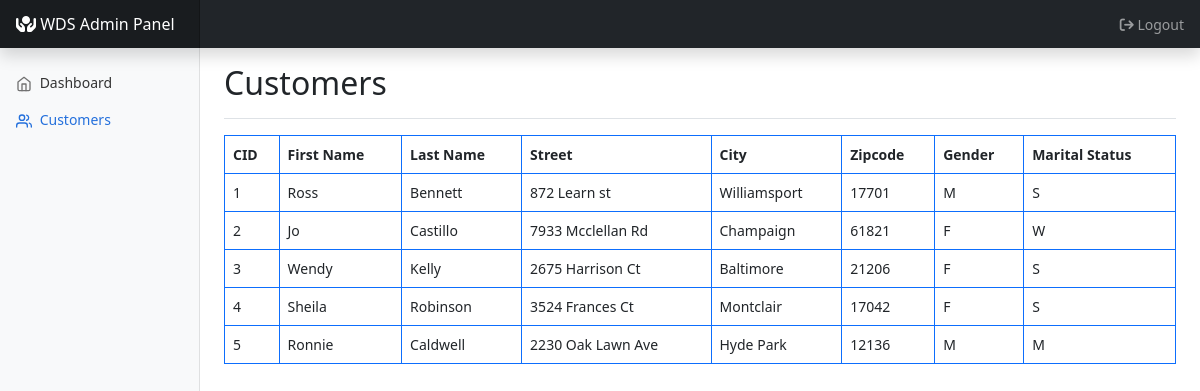
The page /admin/customers (signed in) on the database as committed earlier.
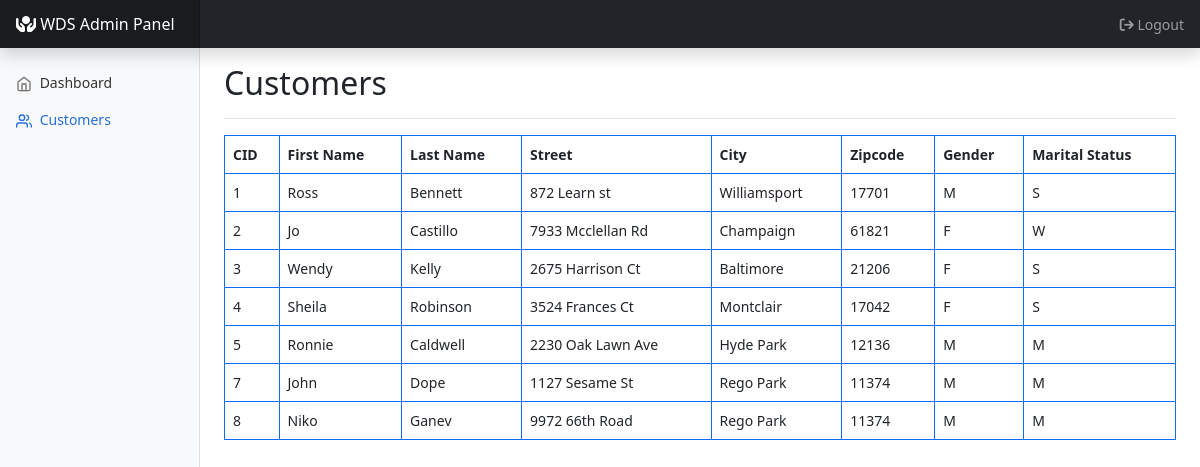
The same page on the database as committed later.
### app.py (models this page shows)
class Customer(db.Model, UserMixin):
    cid = db.Column(db.Integer, primary_key=True)
    first_name = db.Column(db.String(30), nullable=False)
    last_name = db.Column(db.String(30), nullable=False)
    street = db.Column(db.String(30), nullable=False)
    city = db.Column(db.String(30), nullable=False)
    zipcode = db.Column(db.Integer, nullable=False)
    gender = db.Column(db.String(30), nullable=True)
    marital_status = db.Column(db.String(1), nullable=False)

### app.py (the view)
@app.route("/admin/customers")
@login_required
def customers():
    username = current_user.username
    if username == "admin":
        Customers = Customer.query.all()
        return render_template("customers.html", customers=Customers)
    return redirect(url_for('home'))

### app.py (called while the page is built)
@login_manager.user_loader
def load_user(user_id):
    return User.query.get(int(user_id))

### templates/customers.html (shortened to what this page needs)
<!DOCTYPE html>
<html lang="en">
<head>
    <link href="https://cdn.jsdelivr.net/npm/bootstrap@5.2.0/dist/css/bootstrap.min.css" rel="stylesheet"
>
    <link rel="stylesheet" href="https://cdnjs.cloudflare.com/ajax/libs/font-awesome/6.1.2/css/all.min.css" />
    <link href="{{ url_for('static', filename='dashboard.css')}}" rel="stylesheet">
</head>
<body>
    <header class="navbar navbar-dark sticky-top bg-dark flex-md-nowrap p-0 shadow">
        <a class="navbar-brand col-md-3 col-lg-2 me-0 px-3 fs-6" href="{{ url_for('home') }}"><i
                class="fa-solid fa-hands-holding-circle"></i>
            WDS Admin Panel</a>
        <div class="navbar-nav">
            <div class="nav-item text-nowrap">
                <a class="nav-link px-3" href="{{ url_for('logout') }}"><i
                        class="fa-solid fa-arrow-right-from-bracket"></i> Logout</a>
            </div>
        </div>
    </header>
    <div class="container-fluid">
        <div class="row">
            <nav id="sidebarMenu" class="col-md-3 col-lg-2 d-md-block bg-light sidebar collapse">
                <div class="position-sticky pt-3 sidebar-sticky">
                    <ul class="nav flex-column">
                        <li class="nav-item">
                            <a class="nav-link" aria-current="page" href="{{ url_for('admin') }}">
                                <span data-feather="home" class="align-text-bottom"></span>
                                Dashboard
                            </a>
                        </li>
                        <li class="nav-item">
                            <a class="nav-link active" href="{{ url_for('customers') }}">
                                <span data-feather="users" class="align-text-bottom"></span>
                                Customers
                            </a>
                        </li>
                    </ul>
                </div>
            </nav>
            <main class="col-md-9 ms-sm-auto col-lg-10 px-md-4">
                <div
                    class="d-flex justify-content-between flex-wrap flex-md-nowrap align-items-center pt-3 pb-2 mb-3 border-bottom">
                    <h1 class="h2">Customers</h1>
                </div>
                <table class="table table-bordered border-primary">
                    <thead>
                        <tr>
                            <th scope="col">CID</th>
                            <th scope="col">First Name</th>
                            <th scope="col">Last Name</th>
                            <th scope="col">Street</th>
                            <th scope="col">City</th>
                            <th scope="col">Zipcode</th>
                            <th scope="col">Gender</th>
                            <th scope="col">Marital Status</th>
                        </tr>
                    </thead>
                    <tbody>
                        {% for customer in customers %}
                        <tr>
                            <td>{{ customer.cid}}</td>
                            <td>{{ customer.first_name}}</td>
                            <td>{{ customer.last_name}}</td>
                            <td>{{ customer.street}}</td>
                            <td>{{ customer.city}}</td>
                            <td>{{ customer.zipcode}}</td>
                            <td>{{ customer.gender}}</td>
                            <td>{{ customer.marital_status}}</td>
                        </tr>
                        {% endfor %}
                    </tbody>
                </table>
            </main>
        </div>
    </div>
</body>
</html>

Rows that differ between the two databases and show on the page:
added Customer: cid "7", first_name "John", last_name "Dope", street "1127 Sesame St", city "Rego Park", zipcode "11374", gender "M", marital_status "M"
added Customer: cid "8", first_name "Niko", last_name "Ganev", street "9972 66th Road", city "Rego Park", zipcode "11374", gender "M", marital_status "M"
